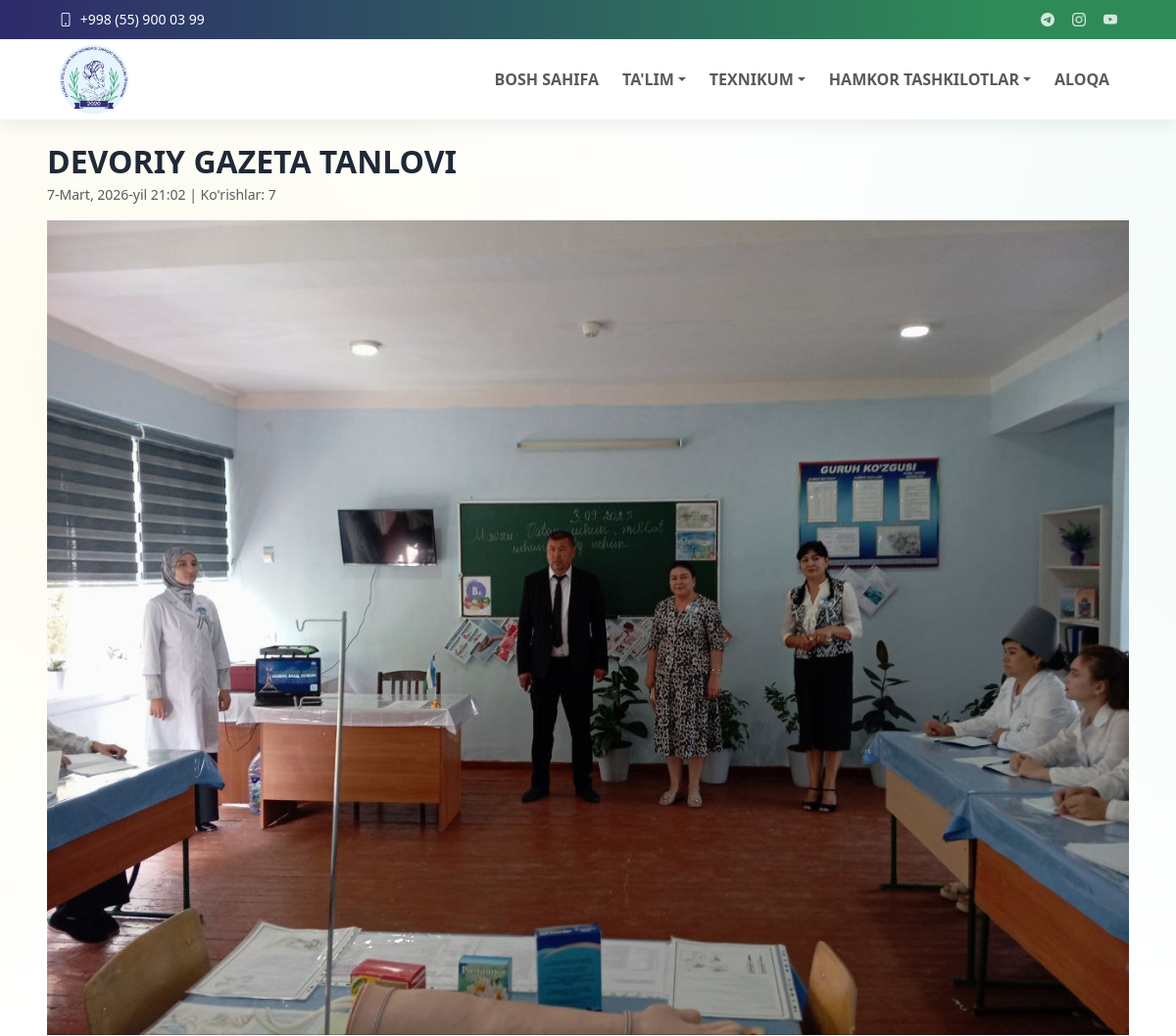
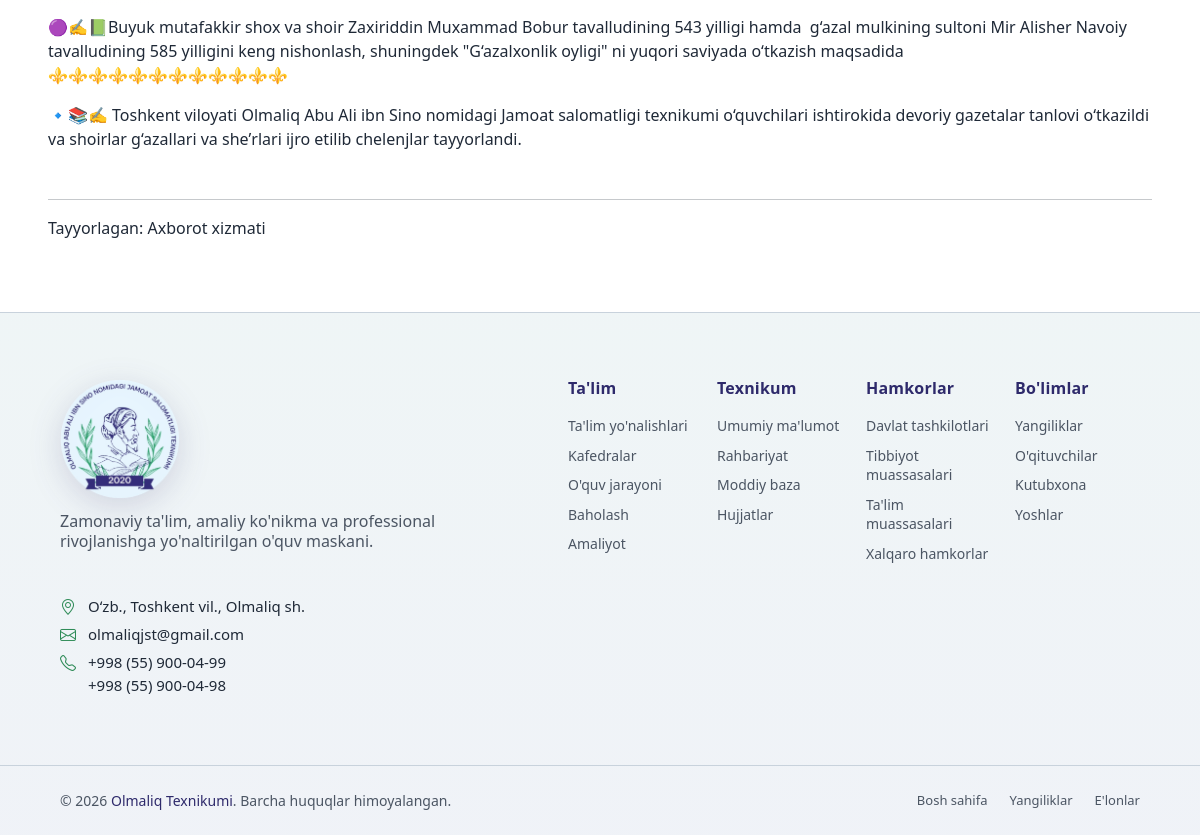
The page /yangiliklar/devoriy-gazeta-tanlovi/ on the database its author committed (2 pictures, top to bottom).
### core/models.py (models this page shows, shortened)
class TopbarSettings(models.Model):
    email = models.EmailField(blank=True)
    phone = models.CharField(max_length=50, blank=True)
    telegram_url = models.URLField(blank=True)
    instagram_url = models.URLField(blank=True)
    youtube_url = models.URLField(blank=True)
    is_active = models.BooleanField(default=True)
    updated_at = models.DateTimeField(auto_now=True)
    class Meta:
        ordering = ['-updated_at', '-id']
        verbose_name = "Topbar sozlamasi"
        verbose_name_plural = "Topbar sozlamalari"

### news/models.py (models this page shows, shortened)
class News(models.Model):
    title = models.CharField(max_length=255)
    slug = models.SlugField(unique=True)
    author = models.CharField("Tayyorlagan", max_length=150, blank=False)
    content = models.TextField()
    image = models.ImageField(upload_to='news/', blank=True, null=True)
    published_at = models.DateTimeField(default=timezone.now)
    is_published = models.BooleanField(default=True)
    views_count = models.PositiveIntegerField(default=0)
    created_at = models.DateTimeField(auto_now_add=True)
    updated_at = models.DateTimeField(auto_now=True)
    class Meta:
        ordering = ['-published_at']
        verbose_name = "Yangilik"
        verbose_name_plural = "Yangiliklar"

### news/views.py (the view)
# urls.py: path('<slug:slug>/', views.news_detail, name='news_detail'),
def news_detail(request, slug):
    item = get_object_or_404(News, slug=slug, is_published=True)
    News.objects.filter(pk=item.pk).update(views_count=F('views_count') + 1)
    item.refresh_from_db(fields=['views_count'])
    return render(request, 'news/news_detail.html', {'news': item})

### core/context_processors.py (called while the page is built)
def menu_context(request):
    menu_items = (
        Menu.objects.filter(parent__isnull=True, is_active=True)
        .prefetch_related('children')
        .order_by('order', 'id')
    )
    topbar = TopbarSettings.objects.filter(is_active=True).first()
    return {
        'menu_items': menu_items,
        'topbar_settings': topbar,
    }

### news/templates/news/news_detail.html (shortened to what this page needs)
{% extends 'base.html' %}
{% block content %}
<section>
    <div class="mt-5 mt-md-3 mt-lg-2">
        <h2 class="fw-bold text-uppercase mb-1">{{ news.title }}</h2>
        <p class="text-muted small">{{ news.published_at }} | Ko'rishlar: {{ news.views_count }}</p>
    </div>
    <div>
        <img src="{{ news.image.url }}" alt="{{ news.name }}" class="w-100"
            style="height: auto; object-fit: cover; object-position: 0% 25%;">
        <p class="lh-base" style="text-align: justify;">{{ news.content|linebreaks }}</p>
        <hr class="mt-5">
        <p>Tayyorlagan: {{ news.author }}</p>
    </div>
</section>
{% endblock %}

### templates/includes/header.html (shortened to what this page needs)
{% load static %}
<header id="header" class="header fixed-top">
    <div class="topbar d-flex align-items-center">
        <div class="container d-flex justify-content-center justify-content-md-between">
           <div class="contact-info d-flex align-items-center gap-3">
                <div class="d-flex align-items-center">
                    <a href="tel:{{ topbar_settings.phone }}" class="link-underline link-underline-opacity-0 lh-1">
                        <i class="bi bi-phone me-1"></i>
                    <span>{{ topbar_settings.phone }}</span>
                    </a>
                </div>
            </div>
            <div class="social-links d-flex align-items-center">
                <a href="{{ topbar_settings.telegram_url }}" target="_blank" rel="noopener" aria-label="Telegram"><i class="bi bi-telegram"></i></a>
                <a href="{{ topbar_settings.instagram_url }}" target="_blank" rel="noopener" aria-label="Instagram"><i class="bi bi-instagram"></i></a>
                <a href="{{ topbar_settings.youtube_url }}" target="_blank" rel="noopener" aria-label="YouTube"><i class="bi bi-youtube"></i></a>
            </div>
        </div>
    </div>
    <div class="branding d-flex align-items-center">
        <nav class="navbar navbar-expand-lg  py-0 w-100">
            <div class="container position-relative d-flex align-items-center justify-content-between">
                <a class="navbar-brand brand d-flex align-items-center gap-2" href="{% url 'core:home' %}">
                    <img class="brand-logo" src="{% static 'images/logo.png' %}" alt="Olmaliq texnikumi logosi">
                </a>
                <div class="collapse navbar-collapse" id="mainNavbar">
                    {% with ns=request.resolver_match.namespace name=request.resolver_match.url_name %}
                    <ul class="navbar-nav ms-auto mb-2 mb-lg-0 align-items-lg-center gap-lg-2">
                        <li class="nav-item">
                            <a class="nav-link {% if ns == 'core' and name == 'home' %}active{% endif %}" href="{% url 'core:home' %}" {% if ns == 'core' and name == 'home' %}aria-current="page"{% endif %}>Bosh sahifa</a>
                        </li>
                        <li class="nav-item dropdown">
                            <a class="nav-link dropdown-toggle " href="#" role="button" data-bs-toggle="dropdown" aria-expanded="false" >Ta'lim</a>
                        </li>
                        <li class="nav-item dropdown">
                            <a class="nav-link dropdown-toggle " href="#" role="button" data-bs-toggle="dropdown" aria-expanded="false" >Texnikum</a>
                        </li>
                        <li class="nav-item dropdown">
                            <a class="nav-link dropdown-toggle " href="#" role="button" data-bs-toggle="dropdown" aria-expanded="false" >Hamkor tashkilotlar</a>
                        </li>
                        <li class="nav-item">
                            <a class="nav-link {% if ns == 'contact' %}active{% endif %}" href="{% url 'contact:contact' %}" {% if ns == 'contact' %}aria-current="page"{% endif %}>Aloqa</a>
                        </li>
                    </ul>
                    {% endwith %}
                </div>
            </div>
        </nav>
    </div>
</header>

### static/css/style.css (style rules this page uses)
* { box-sizing: border-box; }
body { margin: 0; font-family: "Segoe UI", Tahoma, sans-serif; background-color: #ffffff; background-image: radial-gradient(1100px circle at 8% 16%, rgba(246, 238, 181, 0.22), transparent 62%), radial-gradient(1250px circle at 92% 12%, rgba(178, 231, 212, 0.2), transparent 64%), radial-gradient(980px circle at 84% 88%, rgba(205, 233, 245, 0.16), transparent 66%), linear-gradient(180deg, #ffffff 0%, #ffffff 100%); background-repeat: no-repeat; background-size: 128% 128%, 132% 132%, 126% 126%, 100% 100%; animation: siteBgFloat 50s ease-in-out infinite alternate; color: var(--text); padding-top: 108px; overflow-x: clip; }
a { color: var(--header-accent); }
html { overflow-x: clip; }
.container { width: min(1120px, 92%); margin: 0 auto; }
@media (min-width: 1200px) { .container { width: min(1320px, 92%); } }
.header { transition: all 0.5s; z-index: 1100 !important; background-color: #ffffff; box-shadow: 0 6px 18px rgba(31, 41, 55, 0.08); }
.header .topbar { background: var(--brand-gradient); font-size: 14px; transition: all 0.5s; height: 40px; overflow: hidden; border: 0 !important; border-bottom: 0 !important; box-shadow: none !important; margin-bottom: 0 !important; }
.header .topbar .container { min-height: 40px; }
.header .topbar .contact-info i { font-style: normal; color: #ffffff; }
.header .topbar .contact-info i a, .header .topbar .contact-info i, .header .topbar .contact-info span { color: #ffffff; text-decoration: none; line-height: 1; }
.header .topbar .social-links a { color: rgba(255, 255, 255, 0.8); line-height: 0; transition: all 0.3s ease; margin-left: 18px; font-size: 14px; }
.header .branding { min-height: 68px; transition: all 0.4s ease; border: 0 !important; border-top: 0 !important; margin-top: 0 !important; position: relative; z-index: 1101; }
.header .topbar + .branding { margin-top: 0 !important; border-top: 0 !important; }
.brand { color: var(--nav-text); text-decoration: none; font-weight: 700; }
.brand-logo { height: 72px; width: auto; display: block; }
.navbar .nav-item > a { text-transform: uppercase; font-weight: 600; }
.navbar .nav-link { position: relative; transition: color 0.22s ease; }
.navbar .nav-link::before { content: ""; position: absolute; left: 0.5rem; right: 0.5rem; bottom: 0.2rem; height: 2px; background: var(--header-accent); transform: scaleX(0); transform-origin: center; transition: transform 0.22s ease; }

### rows shown on the page
TopbarSettings: phone "+998 (55) 900 03 99"
News: title "DEVORIY GAZETA TANLOVI", published_at "7-Mart, 2026-yil 21:02", views_count "7", image (picture), content "🟣✍️📗Buyuk mutafakkir shox va shoir Zaxiriddin Muxammad Bobur tavalludining 543 yilligi hamda g‘azal mulkining sultoni Mir Alisher Navoiy tavalludining 585 yilligini keng nishonlash, shuningdek \"G‘azalxonlik oyligi\" ni yuqori saviyada o‘tkazish maqsadida ⚜️⚜️⚜️⚜️⚜️⚜️⚜️⚜️⚜️⚜️⚜️⚜️ 🔹📚✍️ Toshkent viloyati Olmaliq Abu Ali ibn Sino nomidagi Jamoat salomatligi texnikumi o‘quvchilari ishtirokida devoriy gazetalar tanlovi o‘tkazildi va shoirlar g‘azallari va sheʼrlari ijro etilib chelenjlar tayyorlandi.", author "Axborot xizmati"
